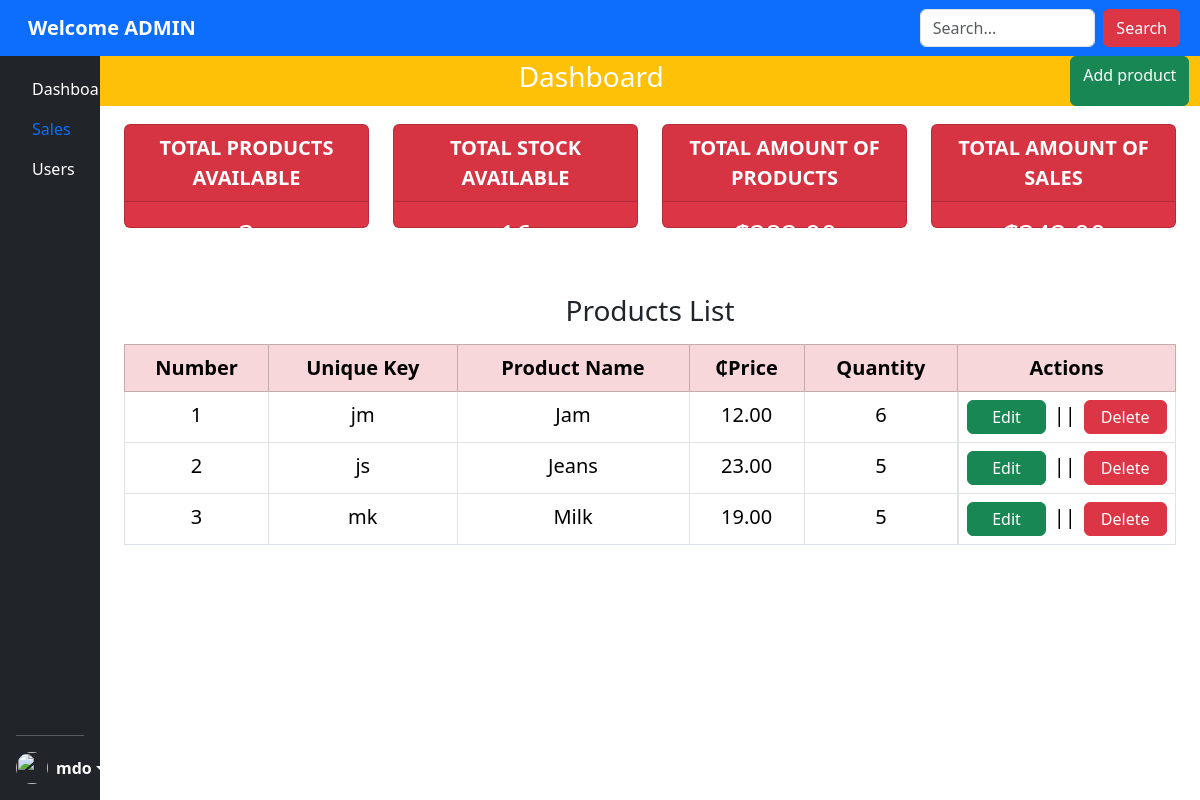
The page / (signed in) on the database its author committed.
### revision_app/models.py (models this page shows, shortened)
class Products(models.Model):
    product_name = models.CharField(max_length=200, db_index=True)
    price = models.DecimalField(max_digits=10, decimal_places=2, db_index=True)
    stock = models.PositiveBigIntegerField(default=0, db_index=True)
    unique_key = models.CharField(
        max_length=2,
        blank=True,
        editable=False,
        unique=True
    )
    class Meta:
        verbose_name_plural = 'Products'
        ordering = ['product_name']

### revision_app/views.py (the view, shortened to what this page needs)
# urls.py: path('', DashboardView.as_view(), name='dashboard'),
@method_decorator(admin_only, name='dispatch')
class DashboardView(LoginRequiredMixin, TemplateView):
    template_name = 'revision_app/admin.html'  # Template where products and sales will be displayed
    def get_context_data(self, **kwargs):
        context = super().get_context_data(**kwargs)
        products = Products.objects.all()
        sales = Sale.objects.all()
        users = User.objects.all()
        user_groups = {}
        context['total_products'] = products.exclude(stock=0).count()
        context['total_stock'] = products.aggregate(Sum('stock'))['stock__sum'] or 0
        context['total_value'] = products.aggregate(total=Sum(F('price') * F('stock')))['total'] or 0
        context['total_sales'] = Sale.objects.aggregate(total=Sum(F('quantity_sold') * F('product__price')))['total']or 0
        for user in users:
            user_groups[user.id] = {
                'is_admin': user.groups.filter(name='admin').exists(),
                'is_sales': user.groups.filter(name='sales_person').exists(),
            }
        search_input = self.request.GET.get('q', '').strip()
        context['products'] = products
        context['sales'] = sales
        context['search_input'] = search_input
        context['users'] = users
        return context

### revision_app/templates/revision_app/admin.html (shortened to what this page needs)
{% extends 'revision_app/main.html' %}
{% load static %}
{% block content %}
<div class="container-fluid my-0 position-relative mx-0 px-0" style="padding-top: 56px; z-index: 1;">
    <div class="container-fluid mx-0 px-0 w-100">
    <div class="row">
    <div class="d-flex mb-6 bg-warning justify-content-between text-align-center position-fixed" style="z-index: 1050; width: 91.78%;">
        <h3 class="text-center text-white d-flex py-1">Dashboard</h3>
        <a href="{% url 'add-product' %}" class="btn btn-success">Add product</a>
    </div></div>
<div class="container-fluid m-0 p-0">
    <div class="container-fluid my-2 position-relative" style="padding-top: 60px; z-index: 1;">
        <div class="row justify-content-between position-relative text-align-center gap-6">
            <div class="col-md-3">
                <div class="card text-white bg-danger mb-3" style="height: 13vh">
                    <div class="card-header text-center fw-bold fs-5">TOTAL PRODUCTS AVAILABLE</div>
                    <div class="card-body">
                       <h5 class="text-center fs-3">{{ total_products }} </h5>
                    </div>
                </div>
            </div>
            <div class="col-md-3">
                <div class="card text-white bg-danger mb-3" style="height: 13vh">
                    <div class="card-header text-center fw-bold fs-5">TOTAL STOCK AVAILABLE</div>
                        <div class="card-body">
                            <h5 class="text-center fs-3">{{ total_stock }}</h5>
                        </div>
                    </div>
                </div>
            <div class="col-md-3">
                <div class="card text-white bg-danger mb-3" style="height: 13vh">
                    <div class="card-header text-center fw-bold fs-5">TOTAL AMOUNT OF PRODUCTS</div>
                        <div class="card-body">
                                <h5 class="text-center fs-3">&#8373;{{ total_value|floatformat:2 }}</h5>
                        </div>
                </div>
            </div>
            <div class="col-md-3">
                <div class="card text-white bg-danger mb-3" style="height: 13vh">
                    <div class="card-header text-center fw-bold fs-5">TOTAL AMOUNT OF SALES</div>
                        <div class="card-body">
                            <h5 class="text-center fs-3">&#8373;{{ total_sales|floatformat:2 }}</h5>
                        </div>
                    </div>
                </div>
        </div>
    </div>
</div>
<div class="container-fluid my-6" style="margin-top: 50px;">
 <table class="table table-bordered my-3 w-100 text-center fs-5">
<h3 class="text-center">Products List</h3>
    <thead>
        <tr class="table-danger">
            <th>Number</th>
            <th>Unique Key</th>
            <th>Product Name</th>
            <th>&#8373;Price</th>
            <th>Quantity</th>
            <th class="w-10" style="width: 14%;">Actions</th>
        </tr>
    </thead>
    <tbody>
        {% for product in products %}
        <tr>
            <td>{{ forloop.counter }}</td>
            <td>{{ product.unique_key }}</td>
            <td>{{ product.product_name }}</td>
            <td>{{ product.price|floatformat:2 }}</td>
            <td>{{ product.stock }}</td>
            <td class="d-flex justify-content-around">
                <a href="{% url 'update-product' product.id %}" class="btn btn-success py-1 px-4">Edit</a> <span class="mx-2">||</span>
                <a href="{% url 'delete-product' product.id %}" class="btn btn-danger py-1 px-3">Delete</a>
            </td>
        </tr>
        {% empty %}
        <tr>
            <td colspan="6">No products available.</td>
        </tr>
        {% endfor %}
    </tbody>
</table>
</div>
</div>
{% endblock %}

### revision_app/templates/revision_app/main.html (shortened to what this page needs)
{% load static %}
<!DOCTYPE html>
<html lang="en">
<head>
    <link rel="stylesheet" href="{% static 'css/bootstrap.css'  %}">
</head>
<body class="overflow-x-hidden">
        <div class="container-fluid p-6">
        <div class="row">
            <div class="col-1 px-0" >
                <div class=" text-start d-flex flex-column justify-content-between flex-shrink-0 p-3 text-white bg-dark position-fixed" style="height: 100vh; width: 8.33333333%;">
        <ul class="nav flex-column mb-auto" style="padding-top: 20px;">
          <li class="nav-item">
            <li>
              {% if request.user.groups.exists %}
            {% if request.user.groups.all.0.name == "admin" %}
              <a href="{% url 'dashboard' %}" class="nav-link text-white">
                Dashboard
                {% endif %}
                {% endif %}
              </a>
            </li>
          <li>
            {% if request.user.groups.exists %}
            {% if request.user.groups.all.0.name == "admin" %}
                <a href="{% url 'view-sales' %}" class="nav-link active">
              Sales
            {% endif %}
            {% endif %}
            </a>
          </li>
          <li>
            {% if request.user.groups.exists %}
            {% if request.user.groups.all.0.name == "admin" %}
            <a href="{% url 'user' %}" class="nav-link text-white">
              Users
            {% endif %}
            {% endif %}
            </a>
          </li>
        </ul>
        <hr>
        <div class="dropdown">
          <a href="#" class="d-flex align-items-center text-white text-decoration-none dropdown-toggle" id="dropdownUser1" data-bs-toggle="dropdown" aria-expanded="false">
            <img src="https://github.com/mdo.png" alt="" width="32" height="32" class="rounded-circle me-2">
            <strong>mdo</strong>
          </a>
        </div>
      </div></div>
<div class="col-11 p-0">
    <div class="container-fluid w-100 px-0 position-fixed"  style="z-index: 1050">
    <nav class="navbar navbar-expand-sm bg-primary navbar-dark fixed-top">
        <div class="container-fluid">
          <a class="navbar-brand ms-3" href="#">
            <strong>Welcome {{request.user.username|upper}}</strong></a>
        </div>
        {% if request.user.groups.exists %}
            {% if request.user.groups.all.0.name == "admin" %}
        <form method="GET" action="" class="bd-search  ms-6 d-flex justify-content-between" style="margin-right: 20px;">
          <input class="form-control me-2" type="text" name="q" placeholder="Search..." value="{{search_input}}">
          <button type="submit" class="btn btn btn-danger">Search</button>
      </form>
      {% endif %}
            {% endif %}
      </nav>
    </div>
      <div class="container-fluid">
    {% block content %}
    {% endblock %}</div>
</div>
</div>
</div>
</body>
</html>

### rows shown on the page
Products: unique_key "jm", product_name "Jam", price "12.00", stock "6"
Products: unique_key "js", product_name "Jeans", price "23.00", stock "5"
Products: unique_key "mk", product_name "Milk", price "19.00", stock "5"

### other values the page prints
{{ request.user.username|upper }} "ADMIN"
{{ total_products }} "3"
{{ total_stock }} "16"
{{ total_value|floatformat:2 }} "282.00"
{{ total_sales|floatformat:2 }} "342.00"
